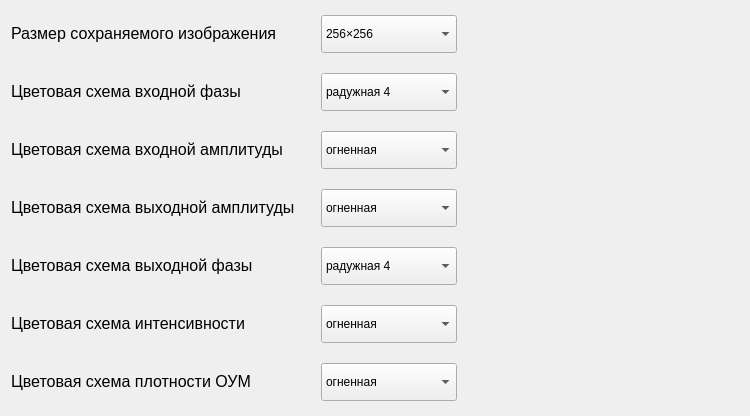
<?xml version="1.0" encoding="UTF-8"?>
<ui version="4.0">
 <class>Settings</class>
 <widget class="QWidget" name="Settings">
  <property name="geometry">
   <rect>
    <x>0</x>
    <y>0</y>
    <width>750</width>
    <height>416</height>
   </rect>
  </property>
  <property name="minimumSize">
   <size>
    <width>750</width>
    <height>416</height>
   </size>
  </property>
  <property name="maximumSize">
   <size>
    <width>750</width>
    <height>416</height>
   </size>
  </property>
  <property name="windowTitle">
   <string>Настройки</string>
  </property>
  <layout class="QGridLayout" name="gridLayout">
   <item row="8" column="1">
    <spacer name="horizontalSpacer_11">
     <property name="orientation">
      <enum>Qt::Horizontal</enum>
     </property>
     <property name="sizeType">
      <enum>QSizePolicy::Fixed</enum>
     </property>
     <property name="sizeHint" stdset="0">
      <size>
       <width>20</width>
       <height>20</height>
      </size>
     </property>
    </spacer>
   </item>
   <item row="8" column="2">
    <widget class="QComboBox" name="out_phase_color_scheme_combo_box">
     <property name="sizePolicy">
      <sizepolicy hsizetype="Preferred" vsizetype="Preferred">
       <horstretch>0</horstretch>
       <verstretch>0</verstretch>
      </sizepolicy>
     </property>
     <property name="currentIndex">
      <number>6</number>
     </property>
     <item>
      <property name="text">
       <string>серая</string>
      </property>
     </item>
     <item>
      <property name="text">
       <string>огненная</string>
      </property>
     </item>
	 <item>
      <property name="text">
       <string>зеленая</string>
      </property>
	 </item>
     <item>
      <property name="text">
       <string>радужная 1</string>
      </property>
     </item>
     <item>
      <property name="text">
       <string>радужная 2</string>
      </property>
     </item>
     <item>
      <property name="text">
       <string>радужная 3</string>
      </property>
     </item>
     <item>
      <property name="text">
       <string>радужная 4</string>
      </property>
     </item>
     <item>
      <property name="text">
       <string>радужная 5</string>
      </property>
     </item>
     <item>
      <property name="text">
       <string>dusk</string>
      </property>
     </item>
     <item>
      <property name="text">
       <string>dawn</string>
      </property>
     </item>
     <item>
      <property name="text">
       <string>seashore</string>
      </property>
     </item>
     <item>
      <property name="text">
       <string>kryptonite</string>
      </property>
     </item>
     <item>
      <property name="text">
       <string>teals</string>
      </property>
     </item>
     <item>
      <property name="text">
       <string>plasma</string>
      </property>
     </item>
     <item>
      <property name="text">
       <string>viridis</string>
      </property>
     </item>
    </widget>
   </item>
   <item row="10" column="3">
    <spacer name="horizontalSpacer_5">
     <property name="orientation">
      <enum>Qt::Horizontal</enum>
     </property>
     <property name="sizeType">
      <enum>QSizePolicy::Fixed</enum>
     </property>
     <property name="sizeHint" stdset="0">
      <size>
       <width>20</width>
       <height>20</height>
      </size>
     </property>
    </spacer>
   </item>
   <item row="6" column="0">
    <widget class="QLabel" name="label_6">
     <property name="text">
      <string>&lt;html&gt;&lt;head/&gt;&lt;body&gt;&lt;p&gt;&lt;span style=&quot; font-size:12pt;&quot;&gt;Цветовая схема выходной амплитуды&lt;/span&gt;&lt;/p&gt;&lt;/body&gt;&lt;/html&gt;</string>
     </property>
    </widget>
   </item>
   <item row="2" column="0">
    <widget class="QLabel" name="label_4">
     <property name="text">
      <string>&lt;html&gt;&lt;head/&gt;&lt;body&gt;&lt;p&gt;&lt;span style=&quot; font-size:12pt;&quot;&gt;Цветовая схема входной фазы&lt;/span&gt;&lt;/p&gt;&lt;/body&gt;&lt;/html&gt;</string>
     </property>
    </widget>
   </item>
   <item row="10" column="4">
    <widget class="QLabel" name="intensity_color_scheme_label">
     <property name="minimumSize">
      <size>
       <width>256</width>
       <height>38</height>
      </size>
     </property>
     <property name="maximumSize">
      <size>
       <width>256</width>
       <height>38</height>
      </size>
     </property>
     <property name="text">
      <string>&lt;html&gt;&lt;head/&gt;&lt;body&gt;&lt;p&gt;&lt;img src=&quot;:/scales/fire_256.bmp&quot;/&gt;&lt;/p&gt;&lt;/body&gt;&lt;/html&gt;</string>
     </property>
    </widget>
   </item>
   <item row="12" column="0">
    <widget class="QLabel" name="label_5">
     <property name="text">
      <string>&lt;html&gt;&lt;head/&gt;&lt;body&gt;&lt;p&gt;&lt;span style=&quot; font-size:12pt;&quot;&gt;Цветовая схема плотности ОУМ&lt;/span&gt;&lt;/p&gt;&lt;/body&gt;&lt;/html&gt;</string>
     </property>
    </widget>
   </item>
   <item row="10" column="0">
    <widget class="QLabel" name="label_2">
     <property name="text">
      <string>&lt;html&gt;&lt;head/&gt;&lt;body&gt;&lt;p&gt;&lt;span style=&quot; font-size:12pt;&quot;&gt;Цветовая схема интенсивности&lt;/span&gt;&lt;/p&gt;&lt;/body&gt;&lt;/html&gt;</string>
     </property>
    </widget>
   </item>
   <item row="2" column="3">
    <spacer name="horizontalSpacer">
     <property name="orientation">
      <enum>Qt::Horizontal</enum>
     </property>
     <property name="sizeType">
      <enum>QSizePolicy::Fixed</enum>
     </property>
     <property name="sizeHint" stdset="0">
      <size>
       <width>20</width>
       <height>20</height>
      </size>
     </property>
    </spacer>
   </item>
   <item row="2" column="4">
    <widget class="QLabel" name="in_phase_color_scheme_label">
     <property name="minimumSize">
      <size>
       <width>256</width>
       <height>38</height>
      </size>
     </property>
     <property name="maximumSize">
      <size>
       <width>256</width>
       <height>38</height>
      </size>
     </property>
     <property name="text">
      <string>&lt;html&gt;&lt;head/&gt;&lt;body&gt;&lt;p&gt;&lt;img src=&quot;:/scales/rainbow_5_256.bmp&quot;/&gt;&lt;/p&gt;&lt;/body&gt;&lt;/html&gt;</string>
     </property>
    </widget>
   </item>
   <item row="10" column="1">
    <spacer name="horizontalSpacer_12">
     <property name="orientation">
      <enum>Qt::Horizontal</enum>
     </property>
     <property name="sizeType">
      <enum>QSizePolicy::Fixed</enum>
     </property>
     <property name="sizeHint" stdset="0">
      <size>
       <width>20</width>
       <height>20</height>
      </size>
     </property>
    </spacer>
   </item>
   <item row="6" column="1">
    <spacer name="horizontalSpacer_10">
     <property name="orientation">
      <enum>Qt::Horizontal</enum>
     </property>
     <property name="sizeType">
      <enum>QSizePolicy::Fixed</enum>
     </property>
     <property name="sizeHint" stdset="0">
      <size>
       <width>20</width>
       <height>20</height>
      </size>
     </property>
    </spacer>
   </item>
   <item row="4" column="2">
    <widget class="QComboBox" name="in_amplitude_color_scheme_combo_box">
     <property name="sizePolicy">
      <sizepolicy hsizetype="Preferred" vsizetype="Preferred">
       <horstretch>0</horstretch>
       <verstretch>0</verstretch>
      </sizepolicy>
     </property>
     <property name="currentIndex">
      <number>1</number>
     </property>
     <item>
      <property name="text">
       <string>серая</string>
      </property>
     </item>
     <item>
      <property name="text">
       <string>огненная</string>
      </property>
     </item>
	 <item>
      <property name="text">
       <string>зеленая</string>
      </property>
     </item>
     <item>
      <property name="text">
       <string>радужная 1</string>
      </property>
     </item>
     <item>
      <property name="text">
       <string>радужная 2</string>
      </property>
     </item>
     <item>
      <property name="text">
       <string>радужная 3</string>
      </property>
     </item>
     <item>
      <property name="text">
       <string>радужная 4</string>
      </property>
     </item>
     <item>
      <property name="text">
       <string>радужная 5</string>
      </property>
     </item>
     <item>
      <property name="text">
       <string>dusk</string>
      </property>
     </item>
     <item>
      <property name="text">
       <string>dawn</string>
      </property>
     </item>
     <item>
      <property name="text">
       <string>seashore</string>
      </property>
     </item>
     <item>
      <property name="text">
       <string>kryptonite</string>
      </property>
     </item>
     <item>
      <property name="text">
       <string>teals</string>
      </property>
     </item>
     <item>
      <property name="text">
       <string>plasma</string>
      </property>
     </item>
     <item>
      <property name="text">
       <string>viridis</string>
      </property>
     </item>
    </widget>
   </item>
   <item row="10" column="2">
    <widget class="QComboBox" name="intensity_color_scheme_combo_box">
     <property name="sizePolicy">
      <sizepolicy hsizetype="Preferred" vsizetype="Preferred">
       <horstretch>0</horstretch>
       <verstretch>0</verstretch>
      </sizepolicy>
     </property>
     <property name="currentIndex">
      <number>1</number>
     </property>
     <item>
      <property name="text">
       <string>серая</string>
      </property>
     </item>
     <item>
      <property name="text">
       <string>огненная</string>
      </property>
     </item>
	 <item>
      <property name="text">
       <string>зеленая</string>
      </property>
     </item>
     <item>
      <property name="text">
       <string>радужная 1</string>
      </property>
     </item>
     <item>
      <property name="text">
       <string>радужная 2</string>
      </property>
     </item>
     <item>
      <property name="text">
       <string>радужная 3</string>
      </property>
     </item>
     <item>
      <property name="text">
       <string>радужная 4</string>
      </property>
     </item>
     <item>
      <property name="text">
       <string>радужная 5</string>
      </property>
     </item>
     <item>
      <property name="text">
       <string>dusk</string>
      </property>
     </item>
     <item>
      <property name="text">
       <string>dawn</string>
      </property>
     </item>
     <item>
      <property name="text">
       <string>seashore</string>
      </property>
     </item>
     <item>
      <property name="text">
       <string>kryptonite</string>
      </property>
     </item>
     <item>
      <property name="text">
       <string>teals</string>
      </property>
     </item>
     <item>
      <property name="text">
       <string>plasma</string>
      </property>
     </item>
     <item>
      <property name="text">
       <string>viridis</string>
      </property>
     </item>
    </widget>
   </item>
   <item row="2" column="2">
    <widget class="QComboBox" name="in_phase_color_scheme_combo_box">
     <property name="sizePolicy">
      <sizepolicy hsizetype="Preferred" vsizetype="Preferred">
       <horstretch>0</horstretch>
       <verstretch>0</verstretch>
      </sizepolicy>
     </property>
     <property name="currentIndex">
      <number>6</number>
     </property>
     <item>
      <property name="text">
       <string>серая</string>
      </property>
     </item>
     <item>
      <property name="text">
       <string>огненная</string>
      </property>
     </item>
	 <item>
      <property name="text">
       <string>зеленая</string>
      </property>
     </item>
     <item>
      <property name="text">
       <string>радужная 1</string>
      </property>
     </item>
     <item>
      <property name="text">
       <string>радужная 2</string>
      </property>
     </item>
     <item>
      <property name="text">
       <string>радужная 3</string>
      </property>
     </item>
     <item>
      <property name="text">
       <string>радужная 4</string>
      </property>
     </item>
     <item>
      <property name="text">
       <string>радужная 5</string>
      </property>
     </item>
     <item>
      <property name="text">
       <string>dusk</string>
      </property>
     </item>
     <item>
      <property name="text">
       <string>dawn</string>
      </property>
     </item>
     <item>
      <property name="text">
       <string>seashore</string>
      </property>
     </item>
     <item>
      <property name="text">
       <string>kryptonite</string>
      </property>
     </item>
     <item>
      <property name="text">
       <string>teals</string>
      </property>
     </item>
     <item>
      <property name="text">
       <string>plasma</string>
      </property>
     </item>
     <item>
      <property name="text">
       <string>viridis</string>
      </property>
     </item>
    </widget>
   </item>
   <item row="4" column="4">
    <widget class="QLabel" name="in_amplitude_color_scheme_label">
     <property name="minimumSize">
      <size>
       <width>256</width>
       <height>38</height>
      </size>
     </property>
     <property name="maximumSize">
      <size>
       <width>256</width>
       <height>38</height>
      </size>
     </property>
     <property name="text">
      <string>&lt;html&gt;&lt;head/&gt;&lt;body&gt;&lt;p&gt;&lt;img src=&quot;:/scales/fire_256.bmp&quot;/&gt;&lt;/p&gt;&lt;/body&gt;&lt;/html&gt;</string>
     </property>
    </widget>
   </item>
   <item row="4" column="3">
    <spacer name="horizontalSpacer_2">
     <property name="orientation">
      <enum>Qt::Horizontal</enum>
     </property>
     <property name="sizeType">
      <enum>QSizePolicy::Fixed</enum>
     </property>
     <property name="sizeHint" stdset="0">
      <size>
       <width>20</width>
       <height>20</height>
      </size>
     </property>
    </spacer>
   </item>
   <item row="12" column="3">
    <spacer name="horizontalSpacer_6">
     <property name="orientation">
      <enum>Qt::Horizontal</enum>
     </property>
     <property name="sizeType">
      <enum>QSizePolicy::Fixed</enum>
     </property>
     <property name="sizeHint" stdset="0">
      <size>
       <width>20</width>
       <height>20</height>
      </size>
     </property>
    </spacer>
   </item>
   <item row="6" column="2">
    <widget class="QComboBox" name="out_amplitude_color_scheme_combo_box">
     <property name="sizePolicy">
      <sizepolicy hsizetype="Preferred" vsizetype="Preferred">
       <horstretch>0</horstretch>
       <verstretch>0</verstretch>
      </sizepolicy>
     </property>
     <property name="currentIndex">
      <number>1</number>
     </property>
     <item>
      <property name="text">
       <string>серая</string>
      </property>
     </item>
     <item>
      <property name="text">
       <string>огненная</string>
      </property>
     </item>
	 <item>
      <property name="text">
       <string>зеленая</string>
      </property>
     </item>
     <item>
      <property name="text">
       <string>радужная 1</string>
      </property>
     </item>
     <item>
      <property name="text">
       <string>радужная 2</string>
      </property>
     </item>
     <item>
      <property name="text">
       <string>радужная 3</string>
      </property>
     </item>
     <item>
      <property name="text">
       <string>радужная 4</string>
      </property>
     </item>
     <item>
      <property name="text">
       <string>радужная 5</string>
      </property>
     </item>
     <item>
      <property name="text">
       <string>dusk</string>
      </property>
     </item>
     <item>
      <property name="text">
       <string>dawn</string>
      </property>
     </item>
     <item>
      <property name="text">
       <string>seashore</string>
      </property>
     </item>
     <item>
      <property name="text">
       <string>kryptonite</string>
      </property>
     </item>
     <item>
      <property name="text">
       <string>teals</string>
      </property>
     </item>
     <item>
      <property name="text">
       <string>plasma</string>
      </property>
     </item>
     <item>
      <property name="text">
       <string>viridis</string>
      </property>
     </item>
    </widget>
   </item>
   <item row="12" column="4">
    <widget class="QLabel" name="oam_color_scheme_label">
     <property name="minimumSize">
      <size>
       <width>256</width>
       <height>38</height>
      </size>
     </property>
     <property name="maximumSize">
      <size>
       <width>256</width>
       <height>38</height>
      </size>
     </property>
     <property name="text">
      <string>&lt;html&gt;&lt;head/&gt;&lt;body&gt;&lt;p&gt;&lt;img src=&quot;:/scales/fire_256.bmp&quot;/&gt;&lt;/p&gt;&lt;/body&gt;&lt;/html&gt;</string>
     </property>
    </widget>
   </item>
   <item row="0" column="0">
    <widget class="QLabel" name="label">
     <property name="text">
      <string>&lt;html&gt;&lt;head/&gt;&lt;body&gt;&lt;p&gt;&lt;span style=&quot; font-size:12pt;&quot;&gt;Размер сохраняемого изображения&lt;/span&gt;&lt;/p&gt;&lt;/body&gt;&lt;/html&gt;</string>
     </property>
    </widget>
   </item>
   <item row="6" column="3">
    <spacer name="horizontalSpacer_3">
     <property name="orientation">
      <enum>Qt::Horizontal</enum>
     </property>
     <property name="sizeType">
      <enum>QSizePolicy::Fixed</enum>
     </property>
     <property name="sizeHint" stdset="0">
      <size>
       <width>20</width>
       <height>20</height>
      </size>
     </property>
    </spacer>
   </item>
   <item row="9" column="2">
    <spacer name="verticalSpacer_5">
     <property name="orientation">
      <enum>Qt::Vertical</enum>
     </property>
     <property name="sizeType">
      <enum>QSizePolicy::Fixed</enum>
     </property>
     <property name="sizeHint" stdset="0">
      <size>
       <width>20</width>
       <height>10</height>
      </size>
     </property>
    </spacer>
   </item>
   <item row="6" column="4">
    <widget class="QLabel" name="out_amplitude_color_scheme_label">
     <property name="minimumSize">
      <size>
       <width>256</width>
       <height>38</height>
      </size>
     </property>
     <property name="maximumSize">
      <size>
       <width>256</width>
       <height>38</height>
      </size>
     </property>
     <property name="text">
      <string>&lt;html&gt;&lt;head/&gt;&lt;body&gt;&lt;p&gt;&lt;img src=&quot;:/scales/fire_256.bmp&quot;/&gt;&lt;/p&gt;&lt;/body&gt;&lt;/html&gt;</string>
     </property>
    </widget>
   </item>
   <item row="8" column="3">
    <spacer name="horizontalSpacer_4">
     <property name="orientation">
      <enum>Qt::Horizontal</enum>
     </property>
     <property name="sizeType">
      <enum>QSizePolicy::Fixed</enum>
     </property>
     <property name="sizeHint" stdset="0">
      <size>
       <width>20</width>
       <height>20</height>
      </size>
     </property>
    </spacer>
   </item>
   <item row="5" column="2">
    <spacer name="verticalSpacer_3">
     <property name="orientation">
      <enum>Qt::Vertical</enum>
     </property>
     <property name="sizeType">
      <enum>QSizePolicy::Fixed</enum>
     </property>
     <property name="sizeHint" stdset="0">
      <size>
       <width>20</width>
       <height>10</height>
      </size>
     </property>
    </spacer>
   </item>
   <item row="4" column="0">
    <widget class="QLabel" name="label_3">
     <property name="text">
      <string>&lt;html&gt;&lt;head/&gt;&lt;body&gt;&lt;p&gt;&lt;span style=&quot; font-size:12pt;&quot;&gt;Цветовая схема входной амплитуды&lt;/span&gt;&lt;/p&gt;&lt;/body&gt;&lt;/html&gt;</string>
     </property>
    </widget>
   </item>
   <item row="7" column="2">
    <spacer name="verticalSpacer_4">
     <property name="orientation">
      <enum>Qt::Vertical</enum>
     </property>
     <property name="sizeType">
      <enum>QSizePolicy::Fixed</enum>
     </property>
     <property name="sizeHint" stdset="0">
      <size>
       <width>20</width>
       <height>10</height>
      </size>
     </property>
    </spacer>
   </item>
   <item row="8" column="0">
    <widget class="QLabel" name="label_7">
     <property name="text">
      <string>&lt;html&gt;&lt;head/&gt;&lt;body&gt;&lt;p&gt;&lt;span style=&quot; font-size:12pt;&quot;&gt;Цветовая схема выходной фазы&lt;/span&gt;&lt;/p&gt;&lt;/body&gt;&lt;/html&gt;</string>
     </property>
    </widget>
   </item>
   <item row="2" column="1">
    <spacer name="horizontalSpacer_7">
     <property name="orientation">
      <enum>Qt::Horizontal</enum>
     </property>
     <property name="sizeType">
      <enum>QSizePolicy::Fixed</enum>
     </property>
     <property name="sizeHint" stdset="0">
      <size>
       <width>20</width>
       <height>20</height>
      </size>
     </property>
    </spacer>
   </item>
   <item row="4" column="1">
    <spacer name="horizontalSpacer_9">
     <property name="orientation">
      <enum>Qt::Horizontal</enum>
     </property>
     <property name="sizeType">
      <enum>QSizePolicy::Fixed</enum>
     </property>
     <property name="sizeHint" stdset="0">
      <size>
       <width>20</width>
       <height>20</height>
      </size>
     </property>
    </spacer>
   </item>
   <item row="8" column="4">
    <widget class="QLabel" name="out_phase_color_scheme_label">
     <property name="minimumSize">
      <size>
       <width>256</width>
       <height>38</height>
      </size>
     </property>
     <property name="maximumSize">
      <size>
       <width>256</width>
       <height>38</height>
      </size>
     </property>
     <property name="text">
      <string>&lt;html&gt;&lt;head/&gt;&lt;body&gt;&lt;p&gt;&lt;img src=&quot;:/scales/rainbow_5_256.bmp&quot;/&gt;&lt;/p&gt;&lt;/body&gt;&lt;/html&gt;</string>
     </property>
    </widget>
   </item>
   <item row="0" column="2">
    <widget class="QComboBox" name="size_combo_box">
     <property name="sizePolicy">
      <sizepolicy hsizetype="Preferred" vsizetype="Fixed">
       <horstretch>0</horstretch>
       <verstretch>0</verstretch>
      </sizepolicy>
     </property>
     <property name="minimumSize">
      <size>
       <width>0</width>
       <height>38</height>
      </size>
     </property>
     <property name="maximumSize">
      <size>
       <width>16777215</width>
       <height>38</height>
      </size>
     </property>
     <property name="currentIndex">
      <number>1</number>
     </property>
     <item>
      <property name="text">
       <string>128×128</string>
      </property>
     </item>
     <item>
      <property name="text">
       <string>256×256</string>
      </property>
     </item>
     <item>
      <property name="text">
       <string>512×512</string>
      </property>
     </item>
     <item>
      <property name="text">
       <string>1024×1024</string>
      </property>
     </item>
     <item>
      <property name="text">
       <string>2048×2048</string>
      </property>
     </item>
    </widget>
   </item>
   <item row="12" column="1">
    <spacer name="horizontalSpacer_13">
     <property name="orientation">
      <enum>Qt::Horizontal</enum>
     </property>
     <property name="sizeType">
      <enum>QSizePolicy::Fixed</enum>
     </property>
     <property name="sizeHint" stdset="0">
      <size>
       <width>20</width>
       <height>20</height>
      </size>
     </property>
    </spacer>
   </item>
   <item row="12" column="2">
    <widget class="QComboBox" name="oam_color_scheme_combo_box">
     <property name="sizePolicy">
      <sizepolicy hsizetype="Preferred" vsizetype="Preferred">
       <horstretch>0</horstretch>
       <verstretch>0</verstretch>
      </sizepolicy>
     </property>
     <property name="currentIndex">
      <number>1</number>
     </property>
     <item>
      <property name="text">
       <string>серая</string>
      </property>
     </item>
     <item>
      <property name="text">
       <string>огненная</string>
      </property>
     </item>
	 <item>
      <property name="text">
       <string>зеленая</string>
      </property>
     </item>
     <item>
      <property name="text">
       <string>радужная 1</string>
      </property>
     </item>
     <item>
      <property name="text">
       <string>радужная 2</string>
      </property>
     </item>
     <item>
      <property name="text">
       <string>радужная 3</string>
      </property>
     </item>
     <item>
      <property name="text">
       <string>радужная 4</string>
      </property>
     </item>
     <item>
      <property name="text">
       <string>радужная 5</string>
      </property>
     </item>
     <item>
      <property name="text">
       <string>dusk</string>
      </property>
     </item>
     <item>
      <property name="text">
       <string>dawn</string>
      </property>
     </item>
     <item>
      <property name="text">
       <string>seashore</string>
      </property>
     </item>
     <item>
      <property name="text">
       <string>kryptonite</string>
      </property>
     </item>
     <item>
      <property name="text">
       <string>teals</string>
      </property>
     </item>
     <item>
      <property name="text">
       <string>plasma</string>
      </property>
     </item>
     <item>
      <property name="text">
       <string>viridis</string>
      </property>
     </item>
    </widget>
   </item>
   <item row="3" column="2">
    <spacer name="verticalSpacer_2">
     <property name="orientation">
      <enum>Qt::Vertical</enum>
     </property>
     <property name="sizeType">
      <enum>QSizePolicy::Fixed</enum>
     </property>
     <property name="sizeHint" stdset="0">
      <size>
       <width>20</width>
       <height>10</height>
      </size>
     </property>
    </spacer>
   </item>
   <item row="0" column="1">
    <spacer name="horizontalSpacer_8">
     <property name="orientation">
      <enum>Qt::Horizontal</enum>
     </property>
     <property name="sizeType">
      <enum>QSizePolicy::Fixed</enum>
     </property>
     <property name="sizeHint" stdset="0">
      <size>
       <width>20</width>
       <height>20</height>
      </size>
     </property>
    </spacer>
   </item>
   <item row="1" column="2">
    <spacer name="verticalSpacer">
     <property name="orientation">
      <enum>Qt::Vertical</enum>
     </property>
     <property name="sizeType">
      <enum>QSizePolicy::Fixed</enum>
     </property>
     <property name="sizeHint" stdset="0">
      <size>
       <width>20</width>
       <height>10</height>
      </size>
     </property>
    </spacer>
   </item>
   <item row="11" column="2">
    <spacer name="verticalSpacer_6">
     <property name="orientation">
      <enum>Qt::Vertical</enum>
     </property>
     <property name="sizeType">
      <enum>QSizePolicy::Fixed</enum>
     </property>
     <property name="sizeHint" stdset="0">
      <size>
       <width>20</width>
       <height>10</height>
      </size>
     </property>
    </spacer>
   </item>
  </layout>
 </widget>
 <resources/>
 <connections/>
</ui>
